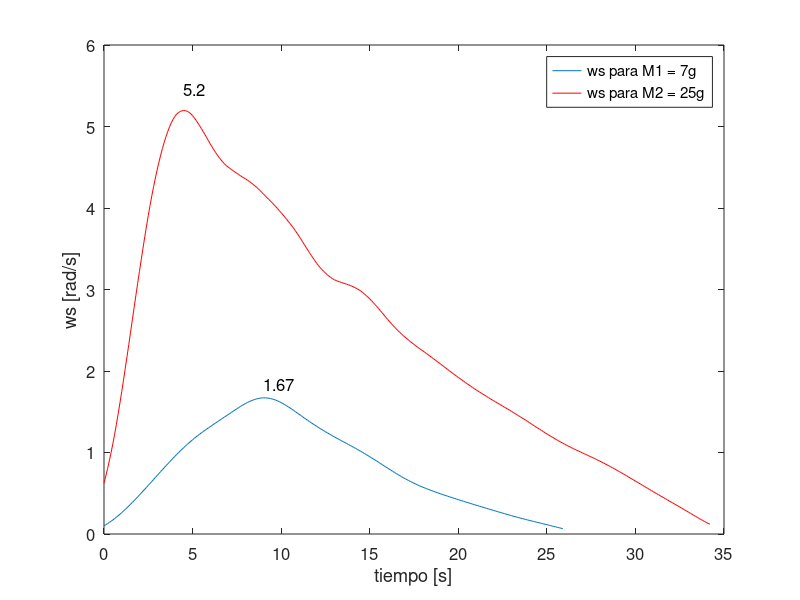
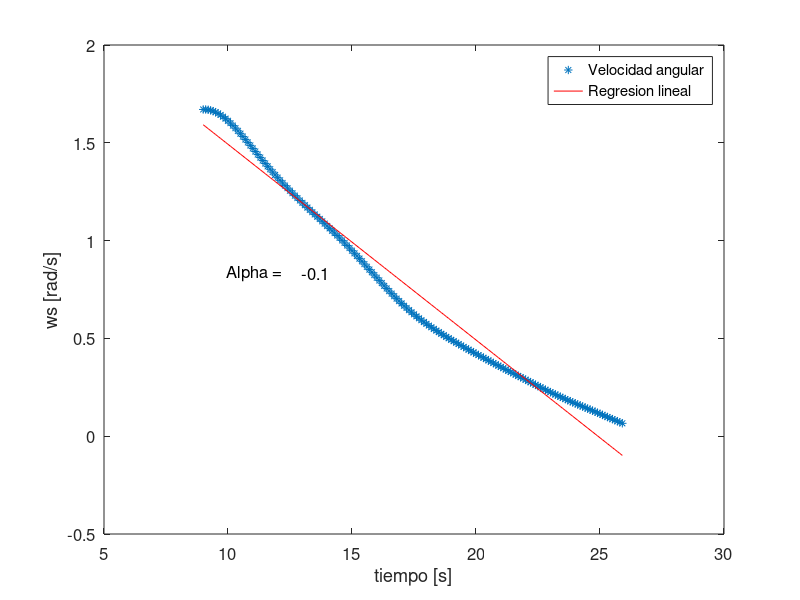
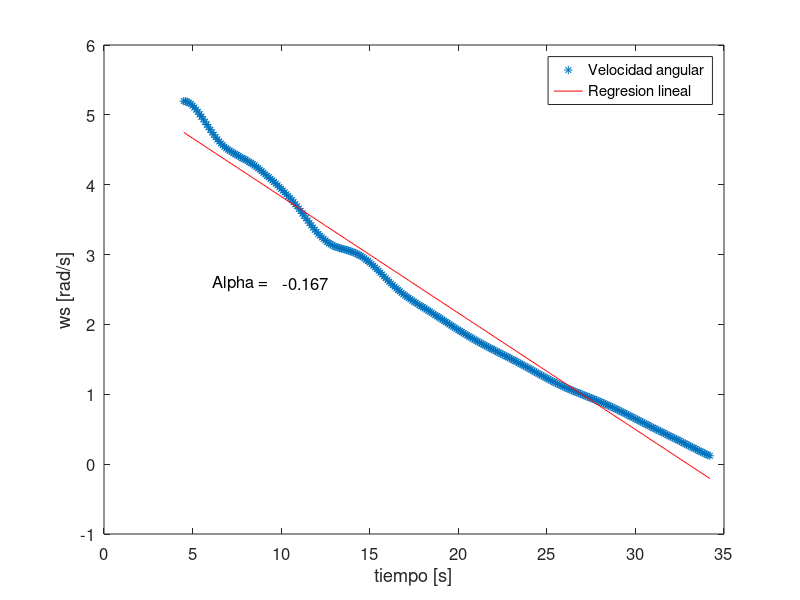

MATLAB code to generate these figures, in order:
clear all
A=dlmread("./datos_M1.txt");
B=dlmread("./datos_M2.txt");
timeA = (A(:,1) - min(A(:,1)))/1000;
psA = A(:,2);
wsA = A(:,3)*2;
timeB = (B(:,1) - min(B(:,1)))/1000;
psB = B(:,2);
wsB = B(:,3)*2;

newTimeA = min(timeA):0.1:max(timeA);
newTimeB = min(timeB):0.1:max(timeB);

wsAIntrp = interp1(timeA, wsA, newTimeA);
wsBIntrp = interp1(timeB, wsB, newTimeB);


kern = hamming(51);
kern = kern/sum(kern);

%ws = diff(ps)./diff(time);
wsAFilter=conv(wsAIntrp, kern, "same");
wsBFilter=conv(wsBIntrp, kern, "same");

asA = diff(wsAFilter)./diff(newTimeA);
asB = diff(wsBFilter)./diff(newTimeB);

maxWsA = find(wsAFilter == max(wsAFilter))(1);
maxWsB = find(wsBFilter == max(wsBFilter))(1);

figure(1)
plot( newTimeA(1:end), wsAFilter, "-");
hold on
plot( newTimeB(1:end), wsBFilter, "r-");
axTXT = text( newTimeA(maxWsA), wsAFilter(maxWsA)*1.1, num2str( round(100*wsAFilter(maxWsA))/100) );
set(axTXT, "fontsize", 12 )
axTXT = text( newTimeB(maxWsB), wsBFilter(maxWsB)*1.05, num2str( round(100*wsBFilter(maxWsB))/100) );
set(axTXT, "fontsize", 12 )
set(gca, "fontsize", 12);
set(gca, "xlabel", "tiempo [s]", "fontsize", 12)
set(gca, "ylabel", "ws [rad/s]", "fontsize", 12)
legend("ws para M1 = 7g", "ws para M2 = 25g")
hold off
print -dpdf "Figura1.pdf"

%Buscamos la envolvente para calcular el coeficiente de amortiguamiento
newWSA = wsAFilter(maxWsA:end);
newWSB = wsBFilter(maxWsB:end);
[alphaA,cA] = polyfit(newTimeA(maxWsA:end), newWSA, 1);
figure(2)
plot(newTimeA(maxWsA:end), newWSA, "*")
hold
plot(newTimeA(maxWsA:end), alphaA(2) + alphaA(1)*newTimeA(maxWsA:end), "-r")
legend("Velocidad angular", "Regresion lineal");
axTXT = text( max(newTimeA)/2 - 3, max(newWSA)/2, "Alpha = " );
set(axTXT, "fontsize", 12 )
axTXT = text( max(newTimeA)/2, max(newWSA)/2, num2str(round(alphaA(1)*1000)/1000) );
set(axTXT, "fontsize", 12 )
set(gca, "xlabel", "tiempo [s]", "fontsize", 12)
set(gca, "ylabel", "ws [rad/s]", "fontsize", 12)
hold off
print -dpdf "Figura2.pdf"

[alphaB,cB] = polyfit(newTimeB(maxWsB:end), newWSB, 1);
figure(3)
plot(newTimeB(maxWsB:end), newWSB, "*")
hold
plot(newTimeB(maxWsB:end), alphaB(2) + alphaB(1)*newTimeB(maxWsB:end), "-r")
legend("Velocidad angular", "Regresion lineal");
axTXT = text( max(newTimeB)/2 - 11, max(newWSB)/2, "Alpha = " );
set(axTXT, "fontsize", 12 )
axTXT = text( max(newTimeB)/2 - 7, max(newWSB)/2, num2str(round(alphaB(1)*1000)/1000) );
set(axTXT, "fontsize", 12 )
set(gca, "xlabel", "tiempo [s]", "fontsize", 12)
set(gca, "ylabel", "ws [rad/s]", "fontsize", 12)
hold off
print -dpdf "Figura3.pdf"

%figure(3)
%plot( newTimeA(2:end), asA, "-");
%hold on
%plot( newTimeB(2:end), asB, "r-");
%hold off

